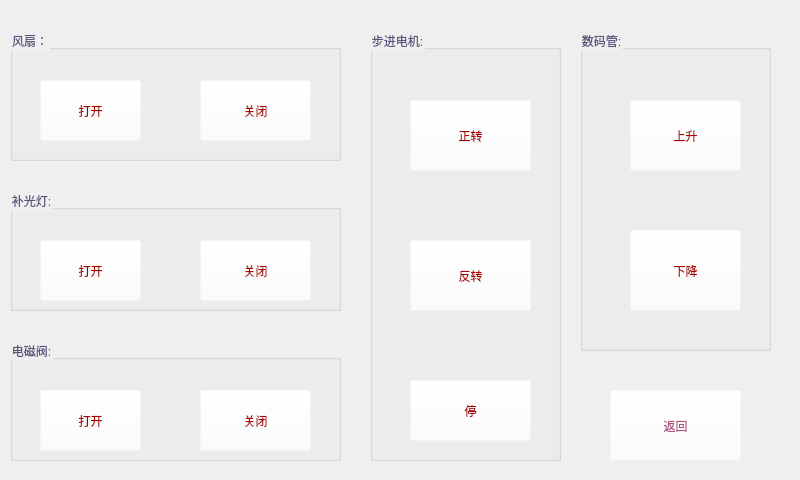
<?xml version="1.0" encoding="UTF-8"?>
<ui version="4.0">
 <class>YanShiBan</class>
 <widget class="QWidget" name="YanShiBan">
  <property name="geometry">
   <rect>
    <x>0</x>
    <y>0</y>
    <width>800</width>
    <height>480</height>
   </rect>
  </property>
  <property name="minimumSize">
   <size>
    <width>800</width>
    <height>480</height>
   </size>
  </property>
  <property name="maximumSize">
   <size>
    <width>800</width>
    <height>480</height>
   </size>
  </property>
  <property name="windowTitle">
   <string>Form</string>
  </property>
  <widget class="QGroupBox" name="groupBox">
   <property name="geometry">
    <rect>
     <x>10</x>
     <y>30</y>
     <width>331</width>
     <height>131</height>
    </rect>
   </property>
   <property name="styleSheet">
    <string notr="true">font: 75 72pt &quot;Ubuntu&quot;;
color: rgb(85, 85, 127);
</string>
   </property>
   <property name="title">
    <string>风扇：</string>
   </property>
   <widget class="QPushButton" name="pushButton">
    <property name="geometry">
     <rect>
      <x>30</x>
      <y>50</y>
      <width>101</width>
      <height>61</height>
     </rect>
    </property>
    <property name="styleSheet">
     <string notr="true">color: rgb(170, 0, 0);
background-color: rgba(255, 255, 255, 0);
</string>
    </property>
    <property name="text">
     <string>打开</string>
    </property>
   </widget>
   <widget class="QPushButton" name="pushButton_2">
    <property name="geometry">
     <rect>
      <x>190</x>
      <y>50</y>
      <width>111</width>
      <height>61</height>
     </rect>
    </property>
    <property name="styleSheet">
     <string notr="true">color: rgb(170, 0, 0);
background-color: rgba(255, 255, 255, 0);
</string>
    </property>
    <property name="text">
     <string>关闭</string>
    </property>
   </widget>
   <zorder>pushButton</zorder>
   <zorder>pushButton_2</zorder>
   <zorder>groupBox_3</zorder>
  </widget>
  <widget class="QGroupBox" name="groupBox_2">
   <property name="geometry">
    <rect>
     <x>10</x>
     <y>340</y>
     <width>331</width>
     <height>121</height>
    </rect>
   </property>
   <property name="styleSheet">
    <string notr="true">color: rgb(85, 85, 127);
font: 75 72pt &quot;Ubuntu&quot;;</string>
   </property>
   <property name="title">
    <string>电磁阀:</string>
   </property>
   <widget class="QPushButton" name="pushButton_3">
    <property name="geometry">
     <rect>
      <x>30</x>
      <y>50</y>
      <width>101</width>
      <height>61</height>
     </rect>
    </property>
    <property name="styleSheet">
     <string notr="true">color: rgb(170, 0, 0);
background-color: rgba(255, 255, 255, 0);
gridline-color: rgb(255, 255, 255);</string>
    </property>
    <property name="text">
     <string>打开</string>
    </property>
   </widget>
   <widget class="QPushButton" name="pushButton_4">
    <property name="geometry">
     <rect>
      <x>190</x>
      <y>50</y>
      <width>111</width>
      <height>61</height>
     </rect>
    </property>
    <property name="styleSheet">
     <string notr="true">color: rgb(170, 0, 0);
background-color: rgba(255, 255, 255, 0);
gridline-color: rgb(255, 255, 255);</string>
    </property>
    <property name="text">
     <string>关闭</string>
    </property>
   </widget>
   <zorder>pushButton_3</zorder>
   <zorder>pushButton_4</zorder>
   <zorder>groupBox_3</zorder>
  </widget>
  <widget class="QGroupBox" name="groupBox_3">
   <property name="geometry">
    <rect>
     <x>10</x>
     <y>190</y>
     <width>331</width>
     <height>121</height>
    </rect>
   </property>
   <property name="styleSheet">
    <string notr="true">color: rgb(85, 85, 127);
font: 75 72pt &quot;Ubuntu&quot;;</string>
   </property>
   <property name="title">
    <string>补光灯:</string>
   </property>
   <widget class="QPushButton" name="pushButton_5">
    <property name="geometry">
     <rect>
      <x>30</x>
      <y>50</y>
      <width>101</width>
      <height>61</height>
     </rect>
    </property>
    <property name="styleSheet">
     <string notr="true">font: 75 72pt &quot;Ubuntu&quot;;
background-color: rgba(255, 255, 255, 0);
gridline-color: rgb(255, 255, 255);
color: rgb(170, 0, 0);</string>
    </property>
    <property name="text">
     <string>打开</string>
    </property>
   </widget>
   <widget class="QPushButton" name="pushButton_6">
    <property name="geometry">
     <rect>
      <x>190</x>
      <y>50</y>
      <width>111</width>
      <height>61</height>
     </rect>
    </property>
    <property name="styleSheet">
     <string notr="true">font: 75 72pt &quot;Ubuntu&quot;;
color: rgb(170, 0, 0);
background-color: rgba(255, 255, 255, 0);
gridline-color: rgb(255, 255, 255);</string>
    </property>
    <property name="text">
     <string>关闭</string>
    </property>
   </widget>
  </widget>
  <widget class="QGroupBox" name="groupBox_4">
   <property name="geometry">
    <rect>
     <x>580</x>
     <y>30</y>
     <width>191</width>
     <height>321</height>
    </rect>
   </property>
   <property name="styleSheet">
    <string notr="true">font: 75 72pt &quot;Ubuntu&quot;;
color: rgb(85, 85, 127);
</string>
   </property>
   <property name="title">
    <string>数码管:</string>
   </property>
   <widget class="QPushButton" name="pushButton_7">
    <property name="geometry">
     <rect>
      <x>50</x>
      <y>70</y>
      <width>111</width>
      <height>71</height>
     </rect>
    </property>
    <property name="styleSheet">
     <string notr="true">background-color: rgba(255, 255, 255, 0);
color: rgb(170, 0, 0);
gridline-color: rgb(255, 255, 255);</string>
    </property>
    <property name="text">
     <string>上升</string>
    </property>
   </widget>
   <widget class="QPushButton" name="pushButton_8">
    <property name="geometry">
     <rect>
      <x>50</x>
      <y>200</y>
      <width>111</width>
      <height>81</height>
     </rect>
    </property>
    <property name="styleSheet">
     <string notr="true">background-color: rgba(255, 255, 255, 0);
color: rgb(170, 0, 0);
gridline-color: rgb(255, 255, 255);</string>
    </property>
    <property name="text">
     <string>下降</string>
    </property>
   </widget>
  </widget>
  <widget class="QGroupBox" name="groupBox_5">
   <property name="geometry">
    <rect>
     <x>370</x>
     <y>30</y>
     <width>191</width>
     <height>431</height>
    </rect>
   </property>
   <property name="styleSheet">
    <string notr="true">color: rgb(85, 85, 127);
gridline-color: rgb(255, 255, 255);
font: 75 72pt &quot;Ubuntu&quot;;</string>
   </property>
   <property name="title">
    <string>步进电机:</string>
   </property>
   <widget class="QPushButton" name="pushButton_9">
    <property name="geometry">
     <rect>
      <x>40</x>
      <y>70</y>
      <width>121</width>
      <height>71</height>
     </rect>
    </property>
    <property name="styleSheet">
     <string notr="true">color: rgb(170, 0, 0);
background-color: rgba(255, 255, 255, 0);
gridline-color: rgb(255, 255, 255);</string>
    </property>
    <property name="text">
     <string>正转</string>
    </property>
   </widget>
   <widget class="QPushButton" name="pushButton_10">
    <property name="geometry">
     <rect>
      <x>40</x>
      <y>210</y>
      <width>121</width>
      <height>71</height>
     </rect>
    </property>
    <property name="styleSheet">
     <string notr="true">background-color: rgba(255, 255, 255, 0);
color: rgb(170, 0, 0);
gridline-color: rgb(255, 255, 255);</string>
    </property>
    <property name="text">
     <string>反转</string>
    </property>
   </widget>
   <widget class="QPushButton" name="pushButton_11">
    <property name="geometry">
     <rect>
      <x>40</x>
      <y>350</y>
      <width>121</width>
      <height>61</height>
     </rect>
    </property>
    <property name="styleSheet">
     <string notr="true">color: rgb(170, 0, 0);
background-color: rgba(255, 255, 255, 0);
gridline-color: rgb(255, 255, 255);</string>
    </property>
    <property name="text">
     <string>停</string>
    </property>
   </widget>
  </widget>
  <widget class="QPushButton" name="pushButton_12">
   <property name="geometry">
    <rect>
     <x>610</x>
     <y>390</y>
     <width>131</width>
     <height>71</height>
    </rect>
   </property>
   <property name="styleSheet">
    <string notr="true">font: 75 72pt &quot;Ubuntu&quot;;
background-color: rgba(255, 255, 255, 0);
color: rgb(170, 85, 127);</string>
   </property>
   <property name="text">
    <string>返回</string>
   </property>
  </widget>
 </widget>
 <resources/>
 <connections/>
</ui>
